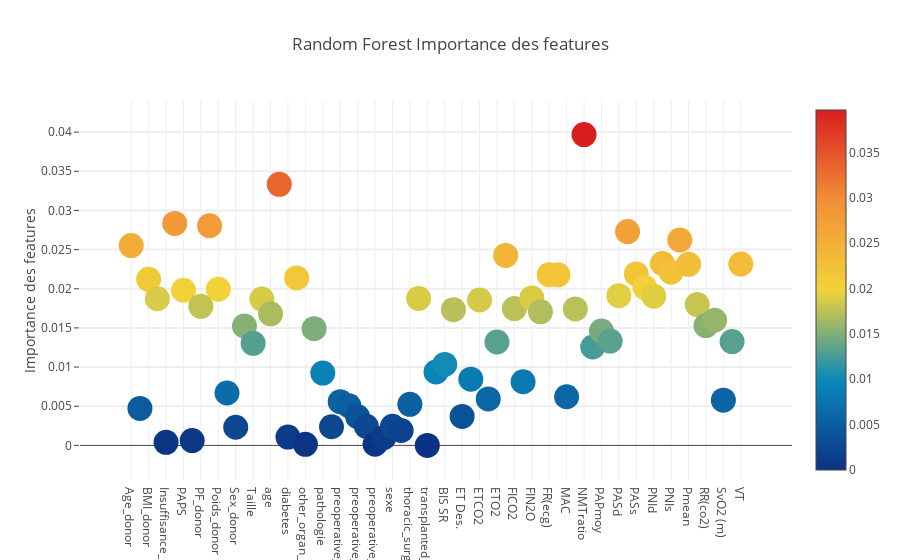

Here is the notebook cell this chart was saved with:
### Markdown cell above
## Feature Importance Visualisation

### Code cell
trace = go.Scatter(x=feature_dataframe['features'].values,
                   y=feature_dataframe['Random Forest Importance des features'].values,

                   mode='markers',
                   marker=dict(
    sizemode='diameter',
    sizeref=1,
    size=25,
    # color = np.random.randn(500), #set color equal to a variable
    color=feature_dataframe['Random Forest Importance des features'].values,
    colorscale='Portland',
    showscale=True
),
    text=feature_dataframe['features'].values
)

data = [trace]

layout = go.Layout(
    autosize=True,
    title='Random Forest Importance des features',
    hovermode='closest',
    yaxis=dict(
        title='Importance des features',
        ticklen=5,
        gridwidth=2
    ),
    showlegend=False
)

fig = go.Figure(data=data, layout=layout)

py.iplot(fig, filename='scatter2010')

### Figure 1 — Plotly figure (JSON) as saved in the notebook; plotly's stock layout.template omitted (floating-point values rounded to 4 significant figures)
{"data": [{"marker": {"color": [0.02551, 0.004716, 0.02121, 0.01872, 0.0003886, 0.02835, 0.01981, 0.0006105, 0.01775, 0.02804, 0.01994, 0.006685, 0.002314, 0.01525, 0.01303, 0.01868, 0.0168, 0.03333, 0.001054, 0.02138, 0.0001346, 0.0149, 0.009236, 0.002382, 0.005583, 0.005057, 0.003656, 0.00243, 0.0001394, 0.000985, 0.002445, 0.001896, 0.005238, 0.01876, 0, 0.009383, 0.01034, 0.01733, 0.003699, 0.008451, 0.01856, 0.005933, 0.0132, 0.02425, 0.01747, 0.008127, 0.01882, 0.01705, 0.0218, 0.02178, 0.006208, 0.01743, 0.03968, 0.01256, 0.0146, 0.01332, 0.01911, 0.0273, 0.0219, 0.02015, 0.01905, 0.02323, 0.0221, 0.02622, 0.02311, 0.01798, 0.0153, 0.01598, 0.005775, 0.01326, 0.02315], "colorscale": "Portland", "showscale": true, "size": 25, "sizemode": "diameter", "sizeref": 1}, "mode": "markers", "text": ["Age_donor", "Aspirations_donor", "BMI_donor", "Donneur_CPT", "Insuffisance_renale", "LAS", "PAPS", "PFO", "PF_donor", "Poids", "Poids_donor", "RX_donor", "Sex_donor", "Tabagisme_donor", "Taille", "Taille_donor", "age", "body_mass_index", "diabetes", "id_patient", "other_organ_transplantation", "oto_score", "pathologie", "plasmapherese", "preoperative_ECMO", "preoperative_ICU", "preoperative_mechanical_ventilation", "preoperative_pulmonary_hypertension", "preoperative_vasopressor", "retransplant", "sexe", "super_urgence", "thoracic_surgery_history", "time_on_waiting_liste", "transplanted_twice_during_study_period", "B.I.S", "BIS SR", "DC", "ET Des.", "ET Sevo.", "ETCO2", "ETCO2 (mmHg)", "ETO2", "FC", "FICO2", "FICO2 (mmHg)", "FIN2O", "FR", "FR(ecg)", "FiO2", "MAC", "NMT TOF", "NMTratio", "PAPdia", "PAPmoy", "PAPsys", "PASd", "PASm", "PASs", "PEEPtotal", "PNId", "PNIm", "PNIs", "Pmax", "Pmean", "Pplat", "RR(co2)", "SpO2", "SvO2 (m)", "Temp", "VT"], "type": "scatter", "uid": "1cdf5ac8-0202-11e9-916a-6002921757e3", "x": ["Age_donor", "Aspirations_donor", "BMI_donor", "Donneur_CPT", "Insuffisance_renale", "LAS", "PAPS", "PFO", "PF_donor", "Poids", "Poids_donor", "RX_donor", "Sex_donor", "Tabagisme_donor", "Taille", "Taille_donor", "age", "body_mass_index", "diabetes", "id_patient", "other_organ_transplantation", "oto_score", "pathologie", "plasmapherese", "preoperative_ECMO", "preoperative_ICU", "preoperative_mechanical_ventilation", "preoperative_pulmonary_hypertension", "preoperative_vasopressor", "retransplant", "sexe", "super_urgence", "thoracic_surgery_history", "time_on_waiting_liste", "transplanted_twice_during_study_period", "B.I.S", "BIS SR", "DC", "ET Des.", "ET Sevo.", "ETCO2", "ETCO2 (mmHg)", "ETO2", "FC", "FICO2", "FICO2 (mmHg)", "FIN2O", "FR", "FR(ecg)", "FiO2", "MAC", "NMT TOF", "NMTratio", "PAPdia", "PAPmoy", "PAPsys", "PASd", "PASm", "PASs", "PEEPtotal", "PNId", "PNIm", "PNIs", "Pmax", "Pmean", "Pplat", "RR(co2)", "SpO2", "SvO2 (m)", "Temp", "VT"], "y": [0.02551, 0.004716, 0.02121, 0.01872, 0.0003886, 0.02835, 0.01981, 0.0006105, 0.01775, 0.02804, 0.01994, 0.006685, 0.002314, 0.01525, 0.01303, 0.01868, 0.0168, 0.03333, 0.001054, 0.02138, 0.0001346, 0.0149, 0.009236, 0.002382, 0.005583, 0.005057, 0.003656, 0.00243, 0.0001394, 0.000985, 0.002445, 0.001896, 0.005238, 0.01876, 0, 0.009383, 0.01034, 0.01733, 0.003699, 0.008451, 0.01856, 0.005933, 0.0132, 0.02425, 0.01747, 0.008127, 0.01882, 0.01705, 0.0218, 0.02178, 0.006208, 0.01743, 0.03968, 0.01256, 0.0146, 0.01332, 0.01911, 0.0273, 0.0219, 0.02015, 0.01905, 0.02323, 0.0221, 0.02622, 0.02311, 0.01798, 0.0153, 0.01598, 0.005775, 0.01326, 0.02315]}], "layout": {"autosize": true, "hovermode": "closest", "showlegend": false, "title": "Random Forest Importance des features", "yaxis": {"gridwidth": 2, "ticklen": 5, "title": "Importance des features"}}}
